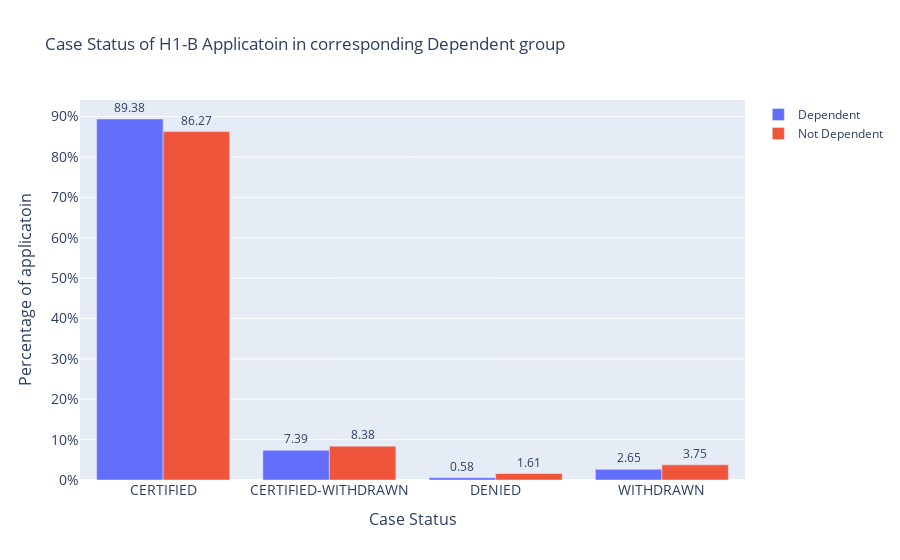

Here is the notebook cell this chart was saved with:
### Code cell
fig = go.Figure(data=[
        go.Bar(name='Dependent',
               text=[round(100*i,2) for i in Y_percertange],
               textposition='outside',               
               x=dependent_case_DF[dependent_case_DF.H1B_DEPENDENT == 'Y'].CASE_STATUS, 
               y=Y_percertange),
    go.Bar(name='Not Dependent', 
           text=[round(100*j,2) for j in N_percertange],
           textposition='outside',               
           x=dependent_case_DF[dependent_case_DF.H1B_DEPENDENT == 'N'].CASE_STATUS, 
           y=N_percertange),
])

fig.update_layout(
    title='Case Status of H1-B Applicatoin in corresponding Dependent group',
    xaxis=dict(
        title='Case Status',
        titlefont_size=16,
        tickfont_size=14),
    yaxis=dict(
        title='Percentage of applicatoin',
        titlefont_size=16,
        tickfont_size=14)
    )

fig.layout.yaxis.tickformat = ',.0%'

# Change the bar mode
fig.update_layout(barmode='group')

### Figure 1 — Plotly figure (JSON) as saved in the notebook; plotly's stock layout.template omitted (floating-point values rounded to 4 significant figures)
{"data": [{"name": "Dependent", "text": ["89.38", "7.39", "0.58", "2.65"], "textposition": "outside", "type": "bar", "x": ["CERTIFIED", "CERTIFIED-WITHDRAWN", "DENIED", "WITHDRAWN"], "y": [0.8938, 0.07388, 0.005755, 0.02653]}, {"name": "Not Dependent", "text": ["86.27", "8.38", "1.61", "3.75"], "textposition": "outside", "type": "bar", "x": ["CERTIFIED", "CERTIFIED-WITHDRAWN", "DENIED", "WITHDRAWN"], "y": [0.8627, 0.08376, 0.01609, 0.03746]}], "layout": {"barmode": "group", "title": {"text": "Case Status of H1-B Applicatoin in corresponding Dependent group"}, "xaxis": {"tickfont": {"size": 14}, "title": {"font": {"size": 16}, "text": "Case Status"}}, "yaxis": {"tickfont": {"size": 14}, "tickformat": ",.0%", "title": {"font": {"size": 16}, "text": "Percentage of applicatoin"}}}}
